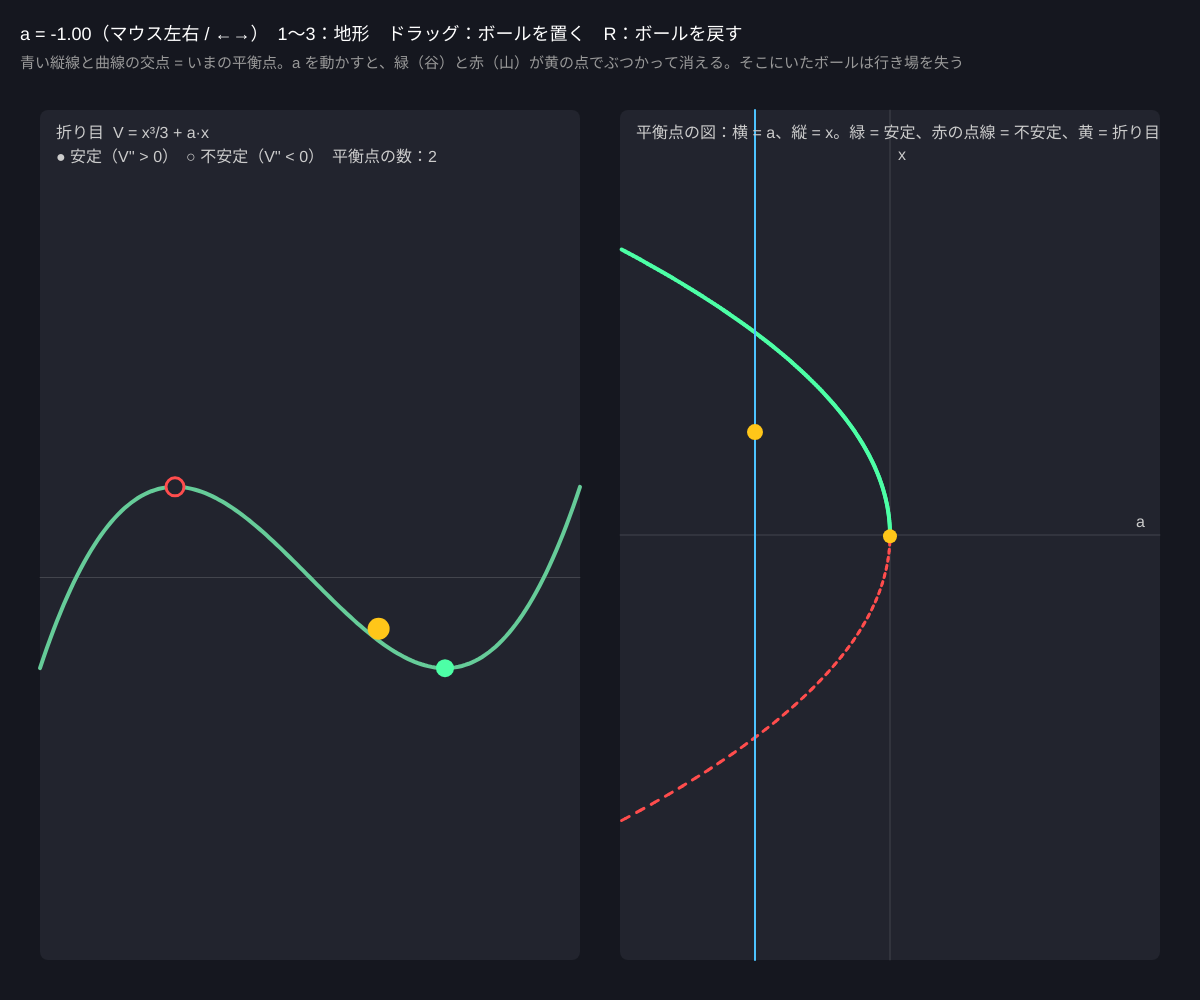
Frame 1 (no input)
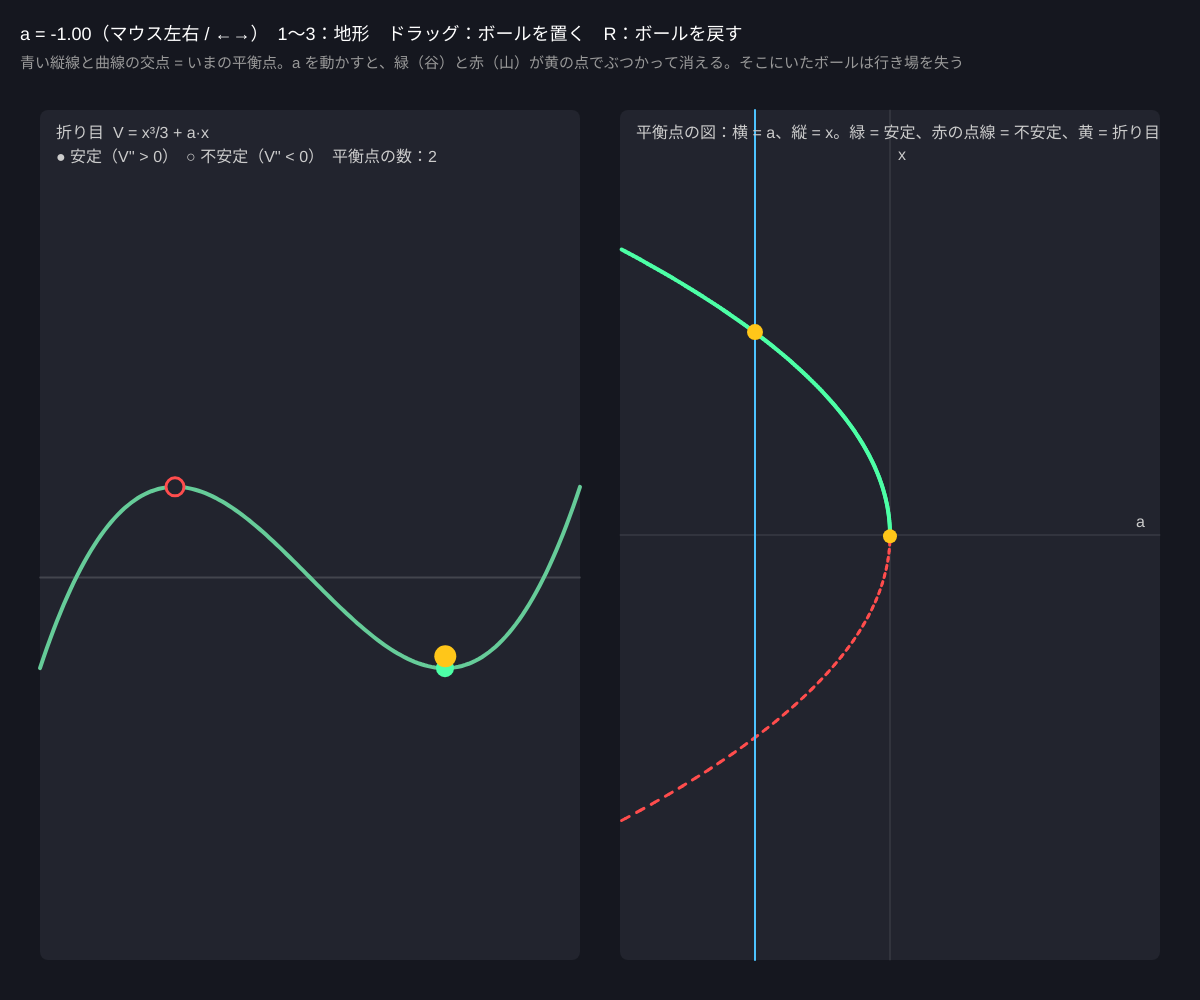
Frame 60 (no input)
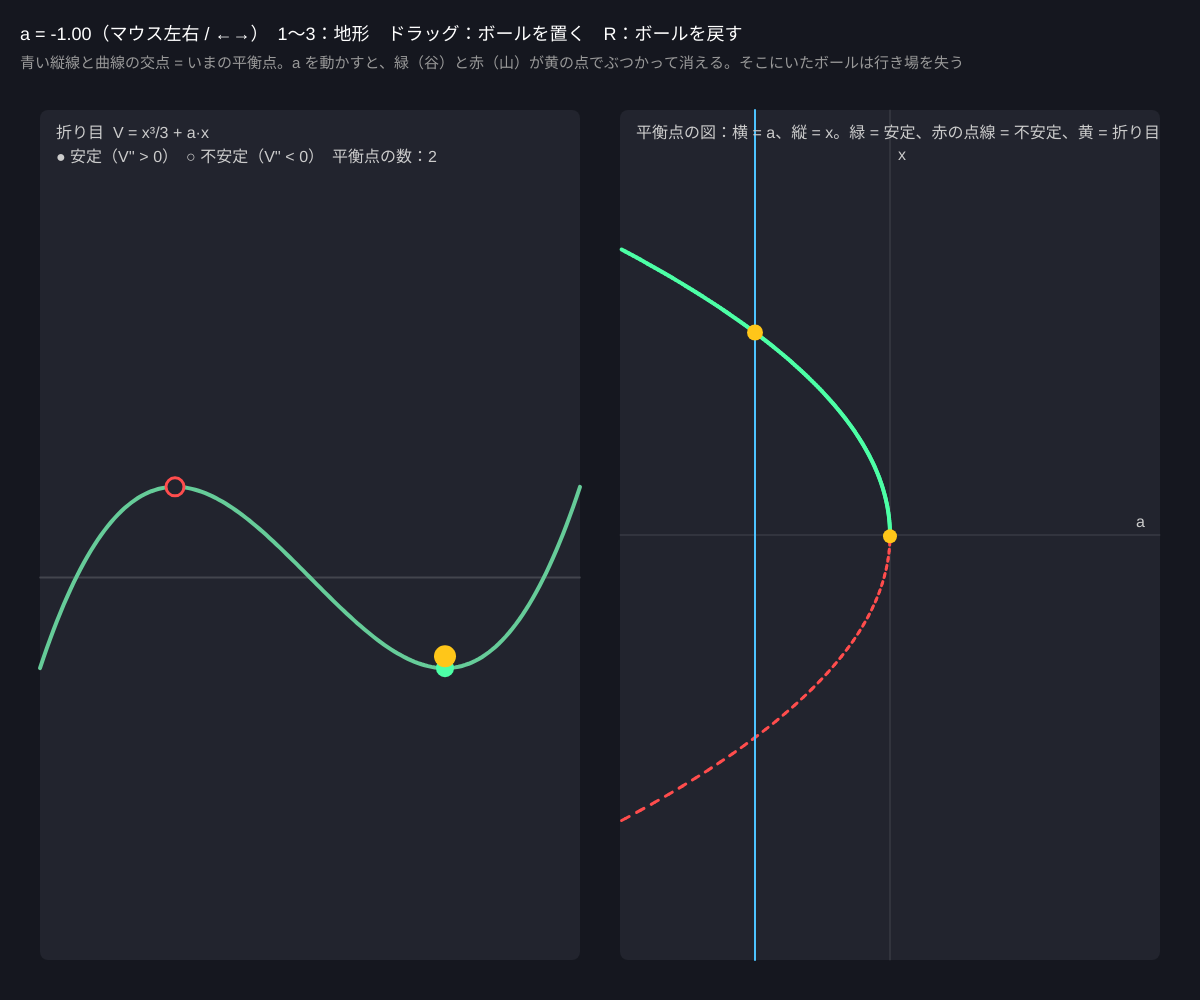
Frame 120 (the mouse pressed at the canvas centre since frame 60)

The p5.js sketch that drew these frames (run headless with seeded random() and noise() and a simulated clock; from frame 60 on, the mouse is pressed at the canvas centre):

// p5.js sketch
// ── sketch.js
// ============================================
// 01 ポテンシャルと平衡点
// ボールが止まれる場所 = 地形 V(x; a) の傾きが 0 の所（平衡点、V'(x) = 0）
//   V'' > 0（谷の底）なら安定、V'' < 0（山の頂上）なら不安定
// 右の図は「a を変えたとき平衡点がどこにあるか」。谷と山がぶつかって消える所 = 折り目（fold、サドル・ノード分岐）
// マウス左右（または ←→）= a / 1〜3 = 地形の種類 / ドラッグ（左の図）= ボールを置く / R = ボールを戻す
// ============================================

let kind = 1;            // 地形の種類
let a = -1;              // パラメータ
let x = 0.5, v = 0;      // ボール
let damping = 3;         // ★ 摩擦
let names = ['', '折り目  V = x³/3 + a·x', '傾いた谷  V = x⁴/4 + a·x²/2 + 0.25·x', '二つの谷  V = x⁴/4 − x²/2 + a·x'];

// ★ 地形と、その傾き V'、曲がり具合 V''
function V(xx, aa) {
  if (kind === 1) return xx * xx * xx / 3 + aa * xx;
  if (kind === 2) return xx ** 4 / 4 + aa * xx * xx / 2 + 0.25 * xx;
  return xx ** 4 / 4 - xx * xx / 2 + aa * xx;
}
function dV(xx, aa) {
  if (kind === 1) return xx * xx + aa;
  if (kind === 2) return xx * xx * xx + aa * xx + 0.25;
  return xx * xx * xx - xx + aa;
}
function ddV(xx, aa) {
  if (kind === 1) return 2 * xx;
  if (kind === 2) return 3 * xx * xx + aa;
  return 3 * xx * xx - 1;
}
// V'(x; a) = 0 を a について解く（3 つとも a は 1 次式なので解ける）
function aOf(xx) {
  if (kind === 1) return -xx * xx;
  if (kind === 2) return Math.abs(xx) < 1e-3 ? NaN : -(xx * xx * xx + 0.25) / xx;
  return xx - xx * xx * xx;
}

function setup() {
  createCanvas(windowWidth, windowHeight);
  colorMode(HSB, 360, 100, 100, 100);
}

function draw() {
  background(230, 30, 12);
  // ボールの運動
  for (let k = 0; k < 6; k++) {
    let dt = 1 / 120;
    v += (-8 * dV(x, a) - damping * v) * dt;
    x += v * dt;
    if (x < -2 || x > 2) { x = constrain(x, -2, 2); v = 0; }
  }

  let gap = 40, pw = (width - 3 * gap) / 2, py = 110, ph = height - py - 40;
  // ---- 左：地形 V(x)
  let lx = gap;
  let toX = (xx) => lx + (xx + 2) / 4 * pw;
  let toY = (vv) => py + ph * 0.55 - vv * ph * 0.16;
  noStroke(); fill(230, 25, 18); rect(lx, py, pw, ph, 8);
  stroke(0, 0, 100, 15); line(lx, toY(0), lx + pw, toY(0));
  noFill(); stroke(150, 50, 80); strokeWeight(4);
  beginShape();
  for (let i = 0; i <= 160; i++) { let xx = -2 + 4 * i / 160; vertex(toX(xx), constrain(toY(V(xx, a)), py, py + ph)); }
  endShape();
  let eqs = roots(a);
  for (let e of eqs) {
    let yy = toY(V(e, a));
    if (yy < py || yy > py + ph) continue;
    let st = ddV(e, a) > 0;
    strokeWeight(3);
    if (st) { noStroke(); fill(150, 70, 100); } else { stroke(0, 70, 100); fill(230, 25, 18); }
    circle(toX(e), yy, 18);
  }
  noStroke(); fill(45, 90, 100);
  circle(toX(x), constrain(toY(V(x, a)) - 12, py, py + ph), 22);
  fill(0, 0, 80); textSize(16);
  text(names[kind], lx + 16, py + 28);
  text('● 安定（V\'\' > 0）　○ 不安定（V\'\' < 0）　平衡点の数：' + eqs.length, lx + 16, py + 52);

  // ---- 右：平衡点の図（横 = a、縦 = x）
  let rx = 2 * gap + pw;
  let toA = (aa) => rx + (aa + 2) / 4 * pw;
  let toXr = (xx) => py + ph / 2 - xx / 2 * (ph / 2 - 20);
  noStroke(); fill(230, 25, 18); rect(rx, py, pw, ph, 8);
  stroke(0, 0, 100, 15); strokeWeight(1);
  line(rx, toXr(0), rx + pw, toXr(0)); line(toA(0), py, toA(0), py + ph);
  // x を少しずつ変えて (a(x), x) をつなぐ。安定 = 実線、不安定 = 点線ふう
  let prev = null;
  for (let i = 0; i <= 400; i++) {
    let xx = -2 + 4 * i / 400, aa = aOf(xx);
    let p = isFinite(aa) && aa > -2 && aa < 2 ? { x: toA(aa), y: toXr(xx), st: ddV(xx, aa) > 0 } : null;
    if (p && prev) {
      if (p.st) { stroke(150, 70, 100); strokeWeight(4); line(prev.x, prev.y, p.x, p.y); }
      else if (i % 4 < 2) { stroke(0, 70, 100); strokeWeight(3); line(prev.x, prev.y, p.x, p.y); }
    }
    prev = p;
  }
  // 折り目の点（V' = 0 かつ V'' = 0）
  noStroke(); fill(45, 90, 100);
  for (let i = 0; i < 400; i++) {
    let x0 = -2 + 4 * (i + 0.37) / 400, x1 = x0 + 0.01;
    let a0 = aOf(x0), a1 = aOf(x1);
    if (isFinite(a0) && isFinite(a1) && ddV(x0, a0) * ddV(x1, a1) < 0 && abs(a0) < 2) { circle(toA(a0), toXr(x0), 14); }
  }
  // いまの a と、ボール
  stroke(200, 70, 100); strokeWeight(2); line(toA(a), py, toA(a), py + ph);
  noStroke(); fill(45, 90, 100); circle(toA(a), toXr(x), 16);
  fill(0, 0, 80); textSize(16);
  text('平衡点の図：横 = a、縦 = x。緑 = 安定、赤の点線 = 不安定、黄 = 折り目', rx + 16, py + 28);
  text('a', rx + pw - 24, toXr(0) - 8); text('x', toA(0) + 8, py + 50);

  noStroke(); fill(0, 0, 100); textSize(18);
  text('a = ' + nf(a, 1, 2) + '（マウス左右 / ←→）　1〜3：地形　ドラッグ：ボールを置く　R：ボールを戻す', 20, 40);
  fill(0, 0, 60); textSize(15);
  text('青い縦線と曲線の交点 = いまの平衡点。a を動かすと、緑（谷）と赤（山）が黄の点でぶつかって消える。そこにいたボールは行き場を失う', 20, 68);
}

function roots(aa) {
  let out = [], prev = dV(-2, aa);
  for (let i = 1; i <= 400; i++) {
    let xx = -2 + 4 * i / 400, cur = dV(xx, aa);
    if (prev * cur < 0 || cur === 0) out.push(xx - 0.01 * cur / (cur - prev + 1e-12));
    prev = cur;
  }
  return out;
}

function mouseMoved() {
  let gap = 40, pw = (width - 3 * gap) / 2;
  if (mouseY > 90 && mouseX > 2 * gap + pw) a = constrain(map(mouseX, 2 * gap + pw, width - gap, -2, 2), -2, 2);
}
function mouseDragged() {
  let gap = 40, pw = (width - 3 * gap) / 2;
  if (mouseX < gap + pw && mouseY > 90) { x = constrain(map(mouseX, gap, gap + pw, -2, 2), -2, 2); v = 0; }
  else mouseMoved();
}
function keyPressed() {
  if (key === LEFT_ARROW) a = max(-2, a - 0.05);
  if (key === RIGHT_ARROW) a = min(2, a + 0.05);
  if (key === '1' || key === '2' || key === '3') { kind = Number(key); x = 0.5; v = 0; }
  if (key === 'r' || key === 'R') { x = 0.5; v = 0; }
}

// ---------- やってみよう ----------
// 1. 地形 1 で a を −1 から +1 へ。a = 0 で谷と山がぶつかる。そのとき V''（曲がり具合）はいくつ？
// 2. 地形 3 で、平衡点が 3 つある a の範囲を右の図から読みとろう（答え：約 −0.38 < a < 0.38）
// 3. 地形 2 の右の図は折り目が 1 つだけ。0.25 を 0 にすると形がどう変わる？（ピッチフォーク分岐）
// 4. 自分の地形 V を 1 つ追加してみよう：V, dV, ddV, aOf の 4 つを書き足す
